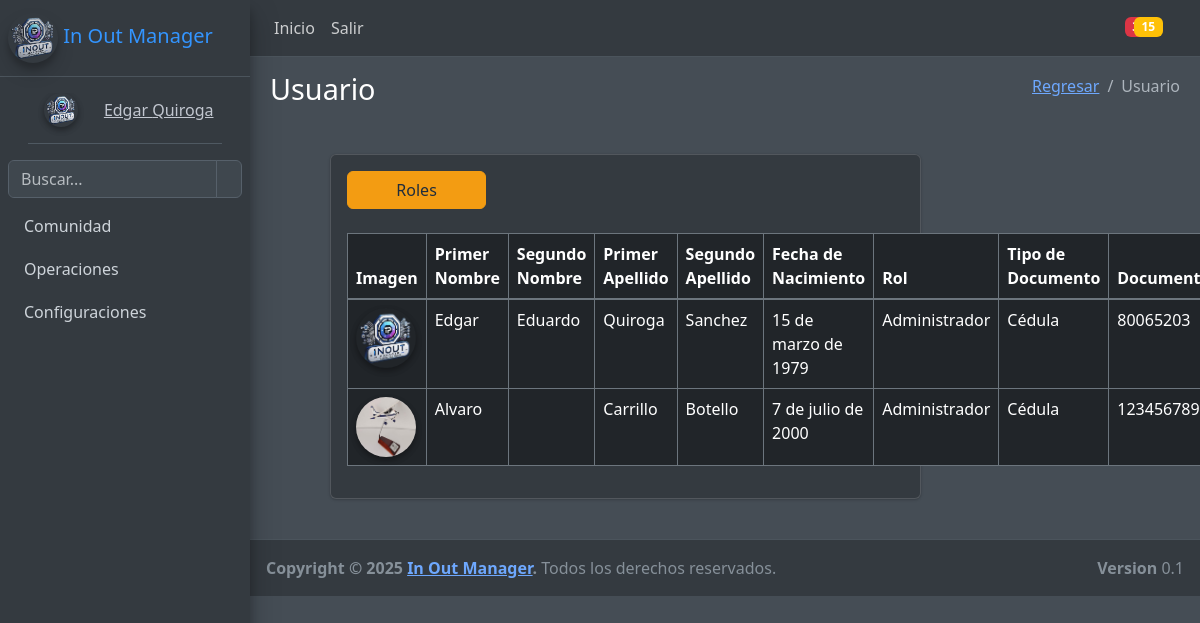
/comunidad/usuarios/ (signed in), run on the app's committed database.
### comunidad/models.py (models this page shows, shortened)
class Usuario(models.Model):
    primer_nombre = models.CharField(max_length=45, verbose_name="Primer Nombre")
    segundo_nombre = models.CharField(max_length=45, verbose_name="Segundo Nombre", blank=True, null=True)
    primer_apellido = models.CharField(max_length=45, verbose_name="Primer Apellido")
    segundo_apellido = models.CharField(max_length=45, verbose_name="Segundo Apellido")
    fecha_nacimiento = models.DateField(verbose_name="Fecha de Nacimiento")
    imagen = models.ImageField(upload_to=get_image_filename, blank=True, null=True, default="comunidad/default-user.jpeg")
    correo = models.EmailField(max_length=50, verbose_name="Correo")
    class TipoDocumento(models.TextChoices):
        CEDULA = 'CC', _("Cédula")
        CEDULA_EXTRANJERIA = 'CE', _("Cédula de Extrangería")
    tipo_documento = models.CharField(max_length=2, choices=TipoDocumento.choices, verbose_name="Tipo de Documento")
    documento = models.PositiveIntegerField(verbose_name="Documento", unique=True)
    user = models.ForeignKey(User, on_delete=models.CASCADE)
    estado = models.BooleanField(default=True)
    departamento = models.CharField(max_length=50, verbose_name="Departamento", blank=True, null=True)
    telefono = models.CharField(max_length=15, verbose_name="Teléfono", blank=True, null=True)
    cargo = models.CharField(max_length=50, verbose_name="Cargo", blank=True, null=True)
    class Meta:
        verbose_name_plural = "Usuarios"

### comunidad/views.py (the view)
# urls.py: path("usuarios/", usuario_crear, name='usuarios'),
def usuario_crear(request):
    titulo="Usuario"
    accion="Agregar"
    usuarios= Usuario.objects.all()
    if request.method=="POST":
        form= UsuarioForm(request.POST,request.FILES)
        if form.is_valid():
            if not User.objects.filter(username=request.POST['documento']):
                user = User.objects.create_user('nombre','email@email','pass')
                user.username= request.POST['documento']
                user.first_name= request.POST['primer_nombre']
                user.last_name= request.POST['primer_apellido']
                user.email= request.POST['correo']
                user.password=make_password("@" + request.POST['primer_nombre'][0] + request.POST['primer_apellido'][0] + request.POST['documento'][-4:])
                user.save()
            else:
                user=User.objects.get(username=request.POST['documento'])
            rol_id = request.POST.get('rol')  # Obtén el ID del grupo seleccionado en el formulario
            if rol_id:
                rol = Group.objects.get(id=rol_id)
                user.groups.add(rol)  # Asocia el usuario al grupo
            usuario = Usuario.objects.create(
                primer_nombre=request.POST['primer_nombre'],
                segundo_nombre=request.POST['segundo_nombre'],
                primer_apellido=request.POST['primer_apellido'],
                segundo_apellido=request.POST['segundo_apellido'],
                fecha_nacimiento=request.POST['fecha_nacimiento'],
                imagen=request.FILES.get('imagen'),  # Asume que tu formulario maneja archivos
                correo=request.POST['correo'],
                tipo_documento=request.POST['tipo_documento'],
                documento=request.POST['documento'],
                user=user,
            )
            messages.success(request, f'¡El Usuario se agregó de forma exitosa!')
            if usuario.imagen:
                 img = Image.open(usuario.imagen.path)
                 img= img.resize((500,500))
                 img.save(usuario.imagen.path)
            usuario.save()
            return redirect('usuarios')
        else:
            messages.success(request, f'¡Error al agregar al Usuario!')
            form = UsuarioForm(request.POST,request.FILES)
    else:
        form=UsuarioForm()
    context={
        "titulo":titulo,
        "usuarios":usuarios,
        "form":form,
        "accion":accion
    }
    return render(request,"comunidad/usuarios/usuarios.html", context)

### comunidad/forms.py
class UsuarioForm(ModelForm):
    rol= ModelChoiceField(
        queryset=Group.objects.all(),
        label="Rol",
    )
    class Meta:
        model= Usuario
        fields= "__all__"
        exclude=["estado","user"]
        widgets={
            'fecha_nacimiento':widgets.DateInput(attrs={'type':'date'},format='%Y-%m-%d')
        }

### base/context_processors.py (called while the page is built)
def sesion(request):
    usuario_actual= request.user
    image_user= r"/media/comunidad/default-user.jpeg"
    if request.user.is_authenticated:
        if Usuario.objects.filter(user_id=usuario_actual.id):
            image_user=Usuario.objects.get(user_id=usuario_actual.id).imagen.url
    context={
        'usuario_actual':usuario_actual,
        'image_user': image_user
    }
    return context

### base/templates/comunidad/usuarios/usuarios.html (shortened to what this page needs)
{% extends 'partials/admin/body.html' %}
{% load crispy_forms_tags %}
{% load bootstrap_icons %}
{% load static %}
{% block contenido %}
  <div class="container-fluid m-4 row">
    <div class="rounded card p-3  mb-3 mx-4 col-md-8">
      <a href="{% url 'group_create' %}" class="btn btn-warning w-25 mb-4">Roles</a>
      <table class="table table-bordered w-100 display nowrap" id="tabla-usuarios">
        <thead>
          <tr>
            <th>Imagen</th>
            <th>Primer Nombre</th>
            <th>Segundo Nombre</th>
            <th>Primer Apellido</th>
            <th>Segundo Apellido</th>
            <th>Fecha de Nacimiento</th>
            <th>Rol</th>
            <th>Tipo de Documento</th>
            <th>Documento</th>
          </tr>
        </thead>
        <tbody>
          {% for usuario in usuarios %}
            {% if usuario.estado %}
              <tr>
                <td>
                  <img src="{{ usuario.imagen.url }}" class="img-circle elevation-2" alt="User Image" width="60" />
                </td>
                <td>{{ usuario.primer_nombre }}</td>
                <td>{{ usuario.segundo_nombre }}</td>
                <td>{{ usuario.primer_apellido }}</td>
                <td>{{ usuario.segundo_apellido }}</td>
                <td>{{ usuario.fecha_nacimiento }}</td>
                <td>{{ usuario.user.groups.first }}</td>
                <td>{{ usuario.get_tipo_documento_display }}</td>
                <td>{{ usuario.documento }}</td>
              </tr>
            {% endif %}
          {% endfor %}
        </tbody>
      </table>
  </div>
</div>
{% endblock %}

### base/templates/partials/admin/sidebar.html (shortened to what this page needs)
{% load static %}
{% load bootstrap_icons %}
<aside class="main-sidebar sidebar-dark-primary elevation-4">
    <a href="{% url 'index' %}" class="brand-link decoration-none ">
        <img src="{% static 'images/logoiom.png' %}" alt="IOM Logo" class="img-circle elevation-3" width="50" style="opacity: .8">
        <span class="brand-text font-weight-light">In Out Manager</span>
    </a>
    <div class="sidebar">
        <div class="user-panel mt-3 pb-3 mb-3 d-flex align-items-center">
    <div class="image">
        <img src="{{ MEDIA_URL }}{{ image_user }}" class="img-circle elevation-2" alt="User  Image">
    </div>
    <div class="info ml-3">
        <a href="#" class="d-block">
            {{ usuario_actual.first_name }} {{ usuario_actual.last_name }}
        </a>
    </div>
</div>
        <div class="form-inline">
            <div class="input-group" data-widget="sidebar-search">
                <input class="form-control form-control-sidebar" type="search" placeholder="Buscar..." aria-label="Buscar">
                <div class="input-group-append">
                    <button class="btn btn-sidebar">
                    </button>
                </div>
            </div>
        </div>
        <nav class="mt-2">
            <ul class="nav nav-pills nav-sidebar flex-column" data-widget="treeview" role="menu" data-accordion="false">
                <li class="nav-item menu-close">
                    <a href="#" class="nav-link ">
                        <p>Comunidad</p>
                    </a>
                </li>
                <li class="nav-item menu-close">
                    <a href=" {% url 'anuncio_crear' %} " class="nav-link ">
                        <p>Operaciones</p>
                    </a>
                </li>
        <li class="nav-item menu-close">
          <a href="#" class="nav-link ">
            <p>
              Configuraciones
            </p>
          </a>
        </li>
      </ul>
      </nav>
    </div>
  </aside>

### static/css/style.css (style rules this page uses)
.d-flex { display: flex; justify-content: center; align-items: center; margin: 20px; }

### data on the page
Usuario: imagen (picture), primer_nombre "Edgar", segundo_nombre "Eduardo", primer_apellido "Quiroga", segundo_apellido "Sanchez", fecha_nacimiento "15 de marzo de 1979", user.groups.first "Administrador", tipo_documento "Cédula", documento "80065203"
Usuario: imagen (picture), primer_nombre "Alvaro", primer_apellido "Carrillo", segundo_apellido "Botello", fecha_nacimiento "7 de julio de 2000", user.groups.first "Administrador", tipo_documento "Cédula", documento "123456789"

### other printed values
{{ usuario_actual.first_name }} "Edgar"
{{ usuario_actual.last_name }} "Quiroga"
{{ titulo }} "Usuario"
